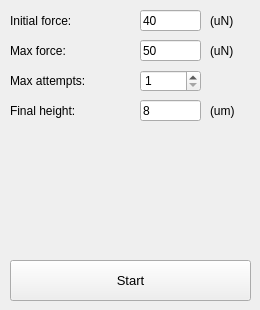
    <widget class="QWidget" name="place">
     <attribute name="title">
      <string>Place</string>
     </attribute>
     <widget class="QSpinBox" name="place_attempt">
      <property name="geometry">
       <rect>
        <x>140</x>
        <y>70</y>
        <width>61</width>
        <height>22</height>
       </rect>
      </property>
      <property name="font">
       <font>
        <family>Arial</family>
        <pointsize>9</pointsize>
       </font>
      </property>
      <property name="minimum">
       <number>1</number>
      </property>
     </widget>
     <widget class="QLabel" name="label_40">
      <property name="geometry">
       <rect>
        <x>10</x>
        <y>100</y>
        <width>121</width>
        <height>21</height>
       </rect>
      </property>
      <property name="text">
       <string>Final height:</string>
      </property>
     </widget>
     <widget class="QLabel" name="label_41">
      <property name="geometry">
       <rect>
        <x>210</x>
        <y>10</y>
        <width>41</width>
        <height>21</height>
       </rect>
      </property>
      <property name="text">
       <string>(uN)</string>
      </property>
     </widget>
     <widget class="QLabel" name="label_43">
      <property name="geometry">
       <rect>
        <x>10</x>
        <y>70</y>
        <width>111</width>
        <height>21</height>
       </rect>
      </property>
      <property name="text">
       <string>Max attempts:</string>
      </property>
     </widget>
     <widget class="QLabel" name="label_44">
      <property name="geometry">
       <rect>
        <x>210</x>
        <y>100</y>
        <width>41</width>
        <height>21</height>
       </rect>
      </property>
      <property name="text">
       <string>(um)</string>
      </property>
     </widget>
     <widget class="QLineEdit" name="place_height">
      <property name="geometry">
       <rect>
        <x>140</x>
        <y>100</y>
        <width>61</width>
        <height>21</height>
       </rect>
      </property>
      <property name="font">
       <font>
        <family>Arial</family>
        <pointsize>9</pointsize>
       </font>
      </property>
      <property name="text">
       <string>8</string>
      </property>
     </widget>
     <widget class="QLineEdit" name="place_fmin">
      <property name="geometry">
       <rect>
        <x>140</x>
        <y>10</y>
        <width>61</width>
        <height>21</height>
       </rect>
      </property>
      <property name="font">
       <font>
        <family>Arial</family>
        <pointsize>9</pointsize>
       </font>
      </property>
      <property name="text">
       <string>40</string>
      </property>
     </widget>
     <widget class="QLabel" name="label_48">
      <property name="geometry">
       <rect>
        <x>10</x>
        <y>10</y>
        <width>101</width>
        <height>21</height>
       </rect>
      </property>
      <property name="text">
       <string>Initial force:</string>
      </property>
     </widget>
     <widget class="QLabel" name="label_49">
      <property name="geometry">
       <rect>
        <x>210</x>
        <y>40</y>
        <width>41</width>
        <height>21</height>
       </rect>
      </property>
      <property name="text">
       <string>(uN)</string>
      </property>
     </widget>
     <widget class="QLabel" name="label_50">
      <property name="geometry">
       <rect>
        <x>10</x>
        <y>40</y>
        <width>101</width>
        <height>21</height>
       </rect>
      </property>
      <property name="text">
       <string>Max force:</string>
      </property>
     </widget>
     <widget class="QLineEdit" name="place_fmax">
      <property name="geometry">
       <rect>
        <x>140</x>
        <y>40</y>
        <width>61</width>
        <height>21</height>
       </rect>
      </property>
      <property name="font">
       <font>
        <family>Arial</family>
        <pointsize>9</pointsize>
       </font>
      </property>
      <property name="text">
       <string>50</string>
      </property>
     </widget>
     <widget class="QPushButton" name="start_4">
      <property name="geometry">
       <rect>
        <x>10</x>
        <y>260</y>
        <width>241</width>
        <height>41</height>
       </rect>
      </property>
      <property name="font">
       <font>
        <family>Arial</family>
        <pointsize>10</pointsize>
       </font>
      </property>
      <property name="text">
       <string>Start</string>
      </property>
      <property name="autoRepeatInterval">
       <number>101</number>
      </property>
     </widget>
    </widget>
